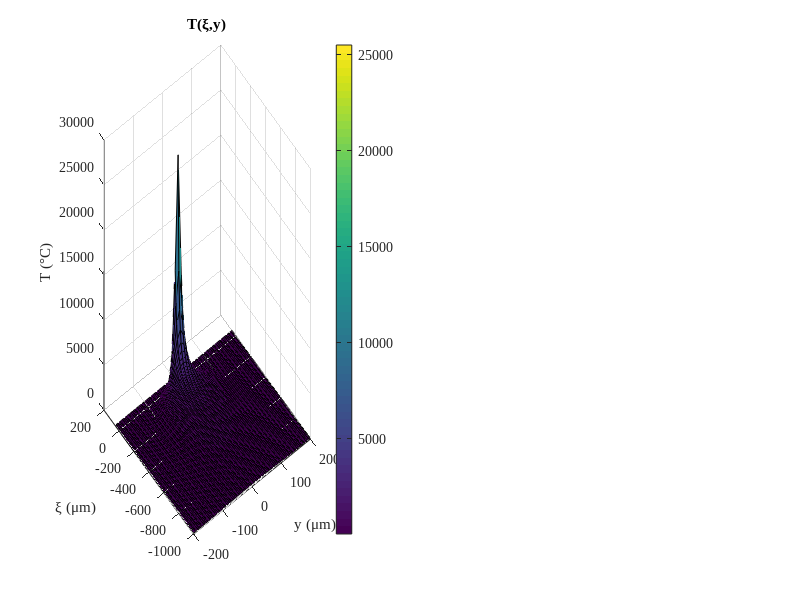

Source code (MATLAB): (Note: this script raises an error after producing the figure.)
tic
clear all
close all
clc

set(0,'defaultfigurecolor',[1 1 1])
set(0,'defaultAxesFontName', 'Times New Roman')
set(0,'defaultTextFontName', 'Times New Roman')
%% Thermophysical properties

k=0.3; %Thermal conductivity (W/mK)
rho=1450; %Density (kg/m^3)
cp=2500; %Specific heat capacity at (J/kgK)
alpha=k/(rho*cp); %Thermal diffusivity (m^2/s)
Tvap=300; %Vaporization temperature (°C)
T0=25; % ambient temperature (°C)

%% Model parameters

eta0=0.3; %efficiency coefficient (start with 1 or a reasonable estimated)
c_z=10; % Geometrical correction factor
%% Process parameters

P=1.6; % Power (W)
v=800; % (mm/min)
v=v/60; %speed (mm/s)
v=v*1e-3; % (m/s)

%% Experimental data
Track_w=122; %(um) insert here track width experimentally measured value

%% Spatial domain
xmin=-1000; %(um) here x refers to the relative spatial coordinate!!!
xmax=50; %(um)
dx=10;%(um)
ymax=200;%(um)
ymin=-ymax;%(um)
dy=dx;%(um)

zmin=0;
zmax=20;
dz=10;
% zmin=0;
% zmax=0;
% dz=0;

xmin=xmin*1e-6;
xmax=xmax*1e-6;
dx=dx*1e-6;
ymin=ymin*1e-6;
ymax=ymax*1e-6;
dy=dy*1e-6;
zmin=zmin*1e-6;
zmax=zmax*1e-6;
dz=dz*1e-6;

xv=[xmin:dx:xmax];
yv=[ymin:dy:ymax];
zv=[zmin:dz:zmax];
nx=length(xv);
ny=length(yv);
nz=length(zv);
if nz==0
   zv=[0]; nz=length(zv); 
end
if nx==0
   xv=[0]; nx=length(xv); 
end
if ny==0
   yv=[0]; ny=length(yv); 
end

%% Calculate

%Numerical
Tmat=zeros(nx,ny,nz); %intialize matrix
TmatLIM=Tmat;
for ii=1:nx
    for jj=1:ny
        for kk=1:nz
            r=sqrt(xv(ii)^2+yv(jj)^2+(c_z*zv(kk))^2); %calculate radius in specific position
            Tmat(ii,jj,kk)=T0+eta0*(P/(2*pi*k*r))*exp((v/(2*alpha))*(-xv(ii)-r)); % calculate solution               
            if Tmat(ii,jj,kk)>Tvap %Temperature limited solution
                TmatLIM(ii,jj,kk)=Tvap; 
            else
                TmatLIM(ii,jj,kk)= Tmat(ii,jj,kk);
            end
            %pause
        end
    end
    fprintf('%d',ii)
    if mod(ii,20)==0
       fprintf('\n') 
    end
end
toc

%% Plot temperature field - Example of calculated temperature fields

xp=xv*1e6;
yp=yv*1e6;
zp=zv*1e6;
TP1=Tmat; % temperature limited solution
TP2=TmatLIM; %
TP_XY=TP1(:,:,1);
TP_XY2=TP2(:,:,1);
figure('units','normalized','outerposition',[0 0 1 1]);
subplot(1,2,1)
surf(yp,xp,TP_XY)
ylabel('\xi (\mum)')
xlabel('y (\mum)')
zlabel('T (°C)')
title('T(\xi,y)')
cbar=colorbar; cbar.Title.String='T (°C)';
%shading interp
axis tight
subplot(1,2,2)
surf(yp,xp,TP_XY2)
ylabel('\xi (\mum)')
xlabel('y (\mum)')
zlabel('T (°C)')
cbar=colorbar; cbar.Title.String='T (°C)';
title('T(\xi,y) - T limited solution')
%shading interp
axis tight

%% Plot temperature field - Calculate track width
FSIZE=7;% fontsize of contour labes
figure('units','normalized','outerposition',[0 0 1 1]);

subplot(1,3,1)
surf(yp,xp,TP_XY2)
ylabel('\xi (\mum)')
xlabel('y (\mum)')
zlabel('T (°C)')
cbar=colorbar; cbar.Title.String='T (°C)';
title('T(\xi,y) - T limited solution')
shading interp
axis image
view(0,90)

subplot(1,3,2)
[CV, HV]=contour(yp,xp,TP_XY2);
clabel(CV,HV,'FontSize',FSIZE)
hold on
tit_txt=sprintf('Contour plot');
title(tit_txt)
ylabel('\xi (\mum)')
xlabel('y (\mum)')
%ylim([-1000 xmax*1e6])
axis image

subplot(1,3,3)
[CV, HV]=contour(yp,xp,TP_XY2,[Tvap Tvap],'r');
clabel(CV,HV,'FontSize',FSIZE)
hold on
%Calculate VAP width
[WmaxV,Ind_max]=max(CV(1,2:end));
WmaxV=WmaxV*2;
wLineX=[-CV(1,Ind_max+1), CV(1,Ind_max+1)];
wLineY=[CV(2,Ind_max+1), CV(2,Ind_max+1)];
plot(wLineX,wLineY,'LineWidth',2)
tit_txt=sprintf('VAP width: %.0f \\mum',WmaxV);
title(tit_txt)
ylabel('\xi (\mum)')
xlabel('y (\mum)')
axis image

%% Plot -- Efficiency calibration
eta_test1=0.1;
eta_test2=0.9;
Tstar=(Tmat-T0)/eta0;
Tmat_eta1=Tstar*eta_test1+T0;
Tmat_eta2=Tstar*eta_test2+T0;

Teta1=squeeze(Tmat_eta1(:,:,1));
Teta2=squeeze(Tmat_eta2(:,:,1));

figure
subplot(2,2,1)
surf(yp,xp,Teta1)
ylabel('\xi (\mum)')
xlabel('y (\mum)')
zlabel('T (°C)')
cbar=colorbar; cbar.Title.String='T (°C)';
caxis([T0, Tvap]);
tittxt=sprintf('T_{lim}(\\xi,y)\n\\eta=%.2f',eta_test1);
title(tittxt)
shading interp
axis image
view(0,90)

subplot(2,2,2)
[CV, HV]=contour(yp,xp,Teta1,[Tvap Tvap],'r');
clabel(CV,HV,'FontSize',FSIZE)
hold on
%Calculate VAP width
[WmaxV,Ind_max]=max(CV(1,2:end));
WmaxV=WmaxV*2;
wLineX=[-CV(1,Ind_max+1), CV(1,Ind_max+1)];
wLineY=[CV(2,Ind_max+1), CV(2,Ind_max+1)];
plot(wLineX,wLineY,'LineWidth',2)
tit_txt=sprintf('VAP width: %.0f \\mum',WmaxV);
title(tit_txt)
ylabel('\xi (\mum)')
xlabel('y (\mum)')
axis image

subplot(2,2,3)
surf(yp,xp,Teta2)
ylabel('\xi (\mum)')
xlabel('y (\mum)')
zlabel('T (°C)')
cbar=colorbar; cbar.Title.String='T (°C)';
caxis([T0, Tvap]);
tittxt=sprintf('T_{lim}(\\xi,y)\n\\eta=%.2f',eta_test2);
title(tittxt)
shading interp
axis image
view(0,90)

subplot(2,2,4)
[CV, HV]=contour(yp,xp,Teta2,[Tvap Tvap],'r');
clabel(CV,HV,'FontSize',FSIZE)
hold on
%Calculate VAP width
[WmaxV,Ind_max]=max(CV(1,2:end));
WmaxV=WmaxV*2;
wLineX=[-CV(1,Ind_max+1), CV(1,Ind_max+1)];
wLineY=[CV(2,Ind_max+1), CV(2,Ind_max+1)];
plot(wLineX,wLineY,'LineWidth',2)
tit_txt=sprintf('VAP width: %.0f \\mum',WmaxV);
title(tit_txt)
ylabel('\xi (\mum)')
xlabel('y (\mum)')
axis image



%% Calibration of efficiency coefficient

etav=[0.01:0.01:1];
nv=length(etav);
errv=zeros(nv,1);
Wtmp=zeros(nv,1);
Tstar=(Tmat-T0)/eta0;
f=figure;
for kk=1:nv

    Tmat_tmp=Tstar*etav(kk)+T0;
    Tmat_tmp2=squeeze(Tmat_tmp(:,:,1));
   [CVAP, hVAP]=contour(yp,xp,Tmat_tmp2,[Tvap Tvap]); 
   [Wtmp(kk),Ind_max]=max(CVAP(1,2:end));
    Wtmp(kk)=Wtmp(kk)*2;
    errv(kk)=100*abs(Track_w-Wtmp(kk))/Track_w;
    tit_txt=sprintf('\\eta= %.2f',etav(kk));
    title(tit_txt)
    legend('Vaporisation iso-therm','Location','South')
    axis image
    
end

[minerr, idx_minerr]=min(errv);
Wtmp(idx_minerr);
Tmat_CAL=Tstar*etav(idx_minerr)+T0;
[CHZ, hHZ]=contour(yp,xp,squeeze(Tmat_CAL(:,:,1)),[Tvap Tvap]);
    axis image
    tit_txt=sprintf('\\eta= %.2f',etav(idx_minerr));
    title(tit_txt)
[WVAP,Ind_VAP]=max(CHZ(1,2:end));
WVAP=WVAP*2;
fprintf('\n\n')
fprintf('----------------------------------\n')
fprintf('Track Width (Efficiency=%.2f): %.3fum\n',etav(idx_minerr),Wtmp(idx_minerr))
fprintf('----------------------------------\n')
%% Plot efficiency coefficient calibration
figure
yyaxis left
plot(etav,errv)
ylabel('Relative error, {\iterr} (%)')
yyaxis right
plot(etav,Wtmp,[min(etav) max(etav)],[Track_w Track_w])
ylabel('Track width, {\itw} (\mum)')
xlabel('Efficiency, \eta')
set(gca,'FontName','Times New Roman','FontSize',12)
legend('{\iterr}','{\itw_{sim}}','{\itw_{meas}}')
set(gcf,'color','w');

%% Plot -- Penetration depth estimation


AXIM=0; %set to 1 to have correct scaling
FSIZE=7;% fontsize of contour labes
% nrow=2;
% ncol=3;

nrow=4;
ncol=4;
xp=xv*1e6;
yp=yv*1e6;
zp=zv*1e6;
%TP1=TmatLIM; % non-calibrated temperature limited solution
%TP1=Tmat; % non calibrated solution
Tstar=(Tmat-T0)/eta0; %calibrated solution
TP1=Tstar*etav(idx_minerr)+T0;
TP_XY=TP1(:,:,1);

figure('units','normalized','outerposition',[0 0 1 1]);
subplot(nrow,ncol,[1 5])
surf(yp,xp,TP_XY)
shading interp
view(0,90)
if AXIM==1
    axis image
else
    axis tight
end
ylabel('\xi (\mum)')
xlabel('y (\mum)')
zlabel('T (°C)')
cbar=colorbar; cbar.Title.String='T (°C)';
caxis([T0 Tvap])
title('T_{lim}(\xi,y)')

subplot(nrow,ncol,[9 13])
[CV, HV]=contour(yp,xp,TP_XY,[Tvap Tvap],'r');
clabel(CV,HV,'FontSize',FSIZE)
hold on
%Calculate VAP width
[WmaxV,Ind_max]=max(CV(1,2:end));
WmaxV=WmaxV*2;
wLineX=[-CV(1,Ind_max+1), CV(1,Ind_max+1)];
wLineY=[CV(2,Ind_max+1), CV(2,Ind_max+1)];
plot(wLineX,wLineY,'LineWidth',2)
tit_txt=sprintf('VAP width: %.0f \\mum',WmaxV);
title(tit_txt)
ylabel('\xi (\mum)')
xlabel('y (\mum)')
if AXIM==1
    axis image
else
    axis tight
end


pos1=ceil(ny/2);
TP_XZ=TP1(:,pos1,:);
%subplot(nrow,ncol,2)
subplot(nrow,ncol,[2 3 4])
surf(xp,zp,squeeze(TP_XZ)')
shading interp
view(0,-90)
if AXIM==1
    axis image
else
    axis tight
end
xlabel('\xi (\mum)')
ylabel('z (\mum)')
zlabel('T (°C)')
cbar=colorbar; cbar.Title.String='T (°C)';
caxis([T0 Tvap])
title('T_{lim}(\xi,z)')

%subplot(nrow,ncol,5)
subplot(nrow,ncol,[6 7 8])
[CV, HV]=contour(xp,-zp,squeeze(TP_XZ)',[Tvap Tvap],'r');
clabel(CV,HV,'FontSize',FSIZE)
hold on
%Calculate VAP width
[HmaxV,Ind_max]=min(CV(2,2:end));
wLineX=[CV(1,Ind_max+1), CV(1,Ind_max+1)];
wLineY=[CV(2,Ind_max+1), 0];
plot(wLineX,wLineY,'LineWidth',2)
tit_txt=sprintf('VAP depth: %.0f \\mum',abs(HmaxV));
title(tit_txt)
xlabel('\xi (\mum)')
ylabel('z (\mum)')
if AXIM==1
    axis image
else
    axis tight
end

pos0=find(xp==CV(1,Ind_max+1)); % extract width profile where highest depth is found
TP_YZ=TP1(pos0,:,:);
%subplot(nrow,ncol,3)
subplot(nrow,ncol,[10 11 12])
surf(yp,zp,squeeze(TP_YZ)')
shading interp
view(0,-90)
if AXIM==1
    axis image
else
    axis tight
end
xlabel('y (\mum)')
ylabel('z (\mum)')
zlabel('T (°C)')
cbar=colorbar; cbar.Title.String='T (°C)';
caxis([T0 Tvap])
title('T_{lim}(y,z)')

%subplot(nrow,ncol,6)
subplot(nrow,ncol,[14 15 16])
[CV2, HV2]=contour(yp,-zp,squeeze(TP_YZ)',[Tvap Tvap],'r');
clabel(CV2,HV2,'FontSize',FSIZE)
hold on
%Calculate VAP width
[HmaxV,Ind_max]=min(CV2(2,2:end));
wLineX=[CV2(1,Ind_max+1), CV2(1,Ind_max+1)];
wLineY=[CV2(2,Ind_max+1), 0];
plot(wLineX,wLineY,'LineWidth',2)
tit_txt=sprintf('VAP depth: %.0f \\mum',abs(HmaxV));
title(tit_txt)
xlabel('y (\mum)')
ylabel('z (\mum)')
yt = yticks;
if AXIM==1
    axis image
else
    axis tight
end

fprintf('\nPenetration depth h: %.2f',abs(HmaxV))
fprintf('\n----------------------------------\n')
